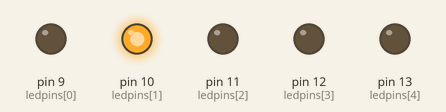
Recording of a sketch running on a simulated Arduino Uno, built with avr-gcc and run on an emulated ATmega328P. On the bench: output pins drawn as LEDs (lit = HIGH).

Above: at 0.12 s.
At 1.12 s:
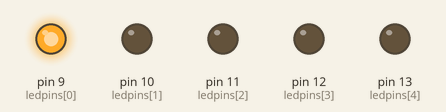
At 1.62 s:
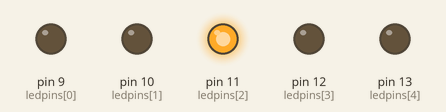
At 2.12 s:
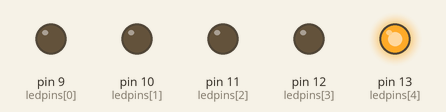
At 3.12 s:
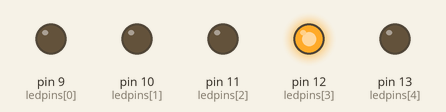
At 5.37 s:
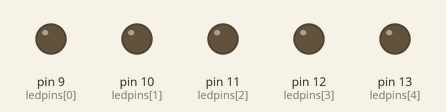
Timing chart, 0 to 5.8 s (numbered marks = the images above):
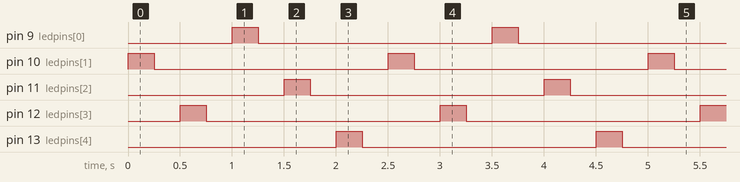

Measured:
- by itself, pin 9 (ledpins[0]), pin 10 (ledpins[1]), pin 11 (ledpins[2]), pin 12 (ledpins[3]), pin 13 (ledpins[4]): alternates HIGH for 0.25 s and LOW for 2.3 s
- by itself, everything shown: repeats every 2.5 s, in 10 steps

The sketch:

lb31.ino
```cpp
// C++ code
//
const int ledpins[]={9,10,11,12,13};
const int numleds=5;

void setup()
{
  for(int i=0;i<numleds;i++){
  pinMode(ledpins[i], OUTPUT);
}
}

void loop()
{
    for(int i=0;i<numleds;i++){
      if(ledpins[i]%2==0){


  digitalWrite(ledpins[i], HIGH);
  delay(250);
  digitalWrite(ledpins[i], LOW);
  delay(250);
    }
    }
  for(int i=0;i<numleds;i++){
          if(ledpins[i]%2!=0){

    digitalWrite(ledpins[i], HIGH);
  delay(250);
  digitalWrite(ledpins[i], LOW);


  delay(250);
          }
  }
}
```
